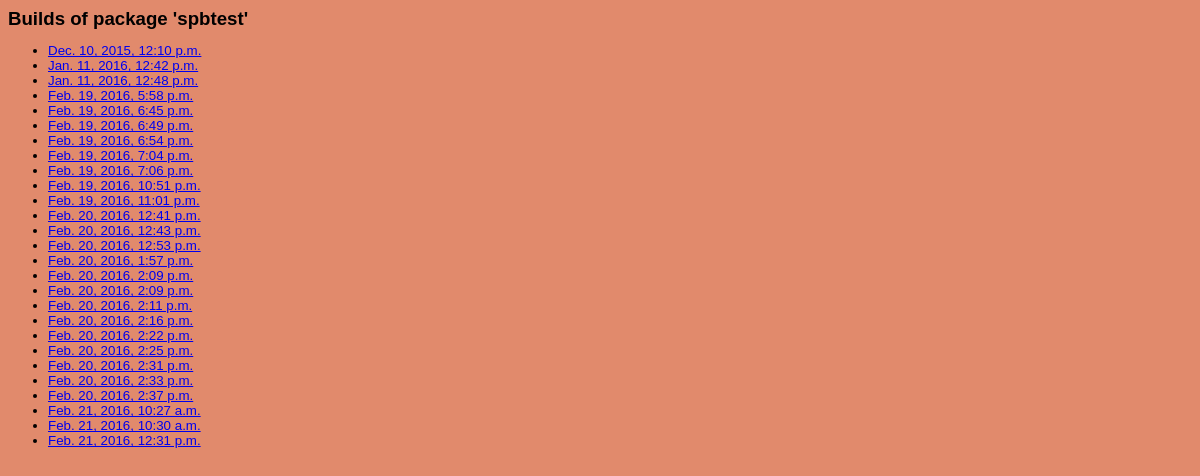
The app's page /jobs/1/, older data.
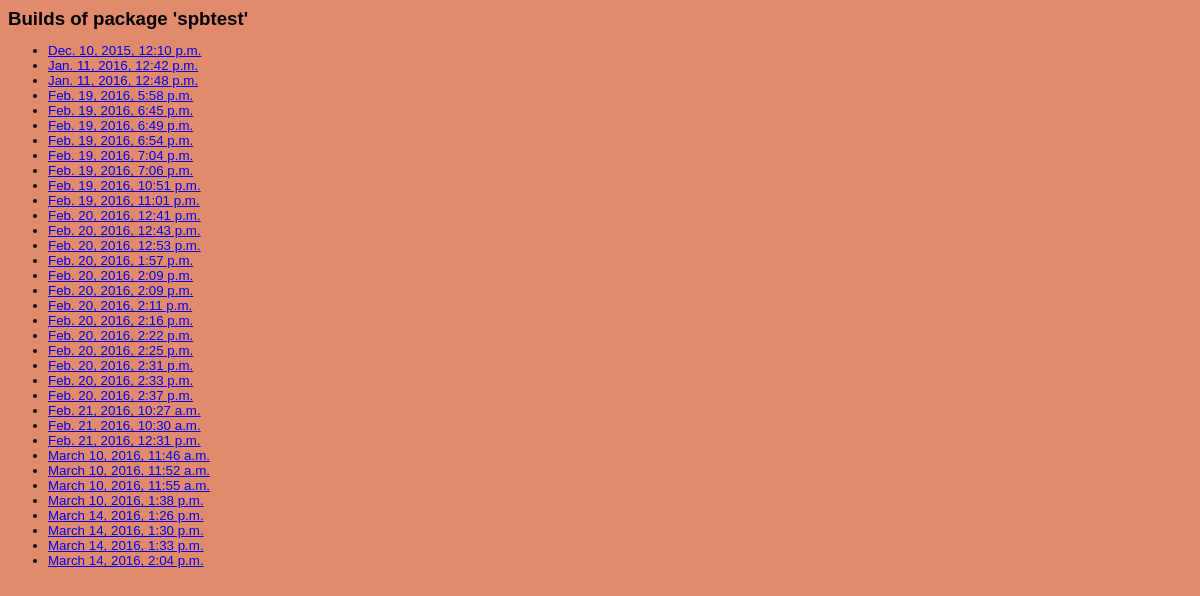
The same page, newer data.
### viewhistory/models.py (models this page shows, shortened)
class Package(models.Model):
    name = models.CharField(max_length=40)
    last_built_at = models.DateTimeField(auto_now=True)
    added_at = models.DateTimeField(auto_now_add=True)

class Job(models.Model):
    package = models.ForeignKey(Package)
    job_id = models.CharField(max_length=50) # unique for each job
    repository = models.CharField(max_length=20)
    r_version = models.CharField(max_length=10)
    bioc_version = models.CharField(max_length=10)
    time_started = models.DateTimeField()
    pkg_url = models.CharField(max_length=200)
    force = models.BooleanField()
    client_id = models.CharField(max_length=255)

### viewhistory/views.py (the view)
# urls.py: url(r'^jobs/(?P<package_id>\d+)/$', 'viewhistory.views.jobs'),
def jobs(request, package_id):
    p = Package.objects.get(pk=package_id)
    jobs = Job.objects.filter(package=p)#.order_by('id')
    return render_to_response('jobs.html', {'jobs': jobs,
      "package": jobs[0].package.name},
      context_instance=RequestContext(request))

### viewhistory/templates/jobs.html (shortened to what this page needs)
{% extends "base.html" %}
{% block content %}
    {% if jobs %}
        <h2>Builds of package '{{package}}'</h2>
            <ul>
                {% for job in jobs %}
                    <li><a href="/job/{{job.id}}/">{{job.time_started}}</a></li>
                {% endfor %}
            </ul>
    {% endif %}
{% endblock %}

### viewhistory/templates/base.html (shortened to what this page needs)
<!DOCTYPE html PUBLIC "-//W3C//DTD XHTML 1.0 Transitional//EN"
    "http://www.w3.org/TR/xhtml1/DTD/xhtml1-transitional.dtd">
<html xmlns="http://www.w3.org/1999/xhtml" xml:lang="en" lang="en">
<head>
	<link rel="stylesheet" href="{{ STATIC_URL }}css/2.7/report.css" type="text/css">
</head>
<body>
    <div id="content">
        {% block content %}{% endblock %}
    </div>
</body>
</html>

### viewhistory/static/css/2.7/report.css (style rules this page uses)
BODY { background: #E18A6C; font-family: sans-serif; font-size: 10pt; }
H2 { font-size: 14pt; margin-top: 8px; margin-bottom: 4px; }

### viewhistory/templates/base.html (style rules this page uses)
BODY { background: #E18A6C; font-family: sans-serif; font-size: 10pt; }
H2 { font-size: 14pt; margin-top: 8px; margin-bottom: 4px; }

Row changes from the older to the newer data that the page shows:
added Job: time_started "March 10, 2016, 11:46 a.m."
added Job: time_started "March 10, 2016, 11:52 a.m."
added Job: time_started "March 10, 2016, 11:55 a.m."
added Job: time_started "March 10, 2016, 1:38 p.m."
added Job: time_started "March 14, 2016, 1:26 p.m."
added Job: time_started "March 14, 2016, 1:30 p.m."
added Job: time_started "March 14, 2016, 1:33 p.m."
added Job: time_started "March 14, 2016, 2:04 p.m."
